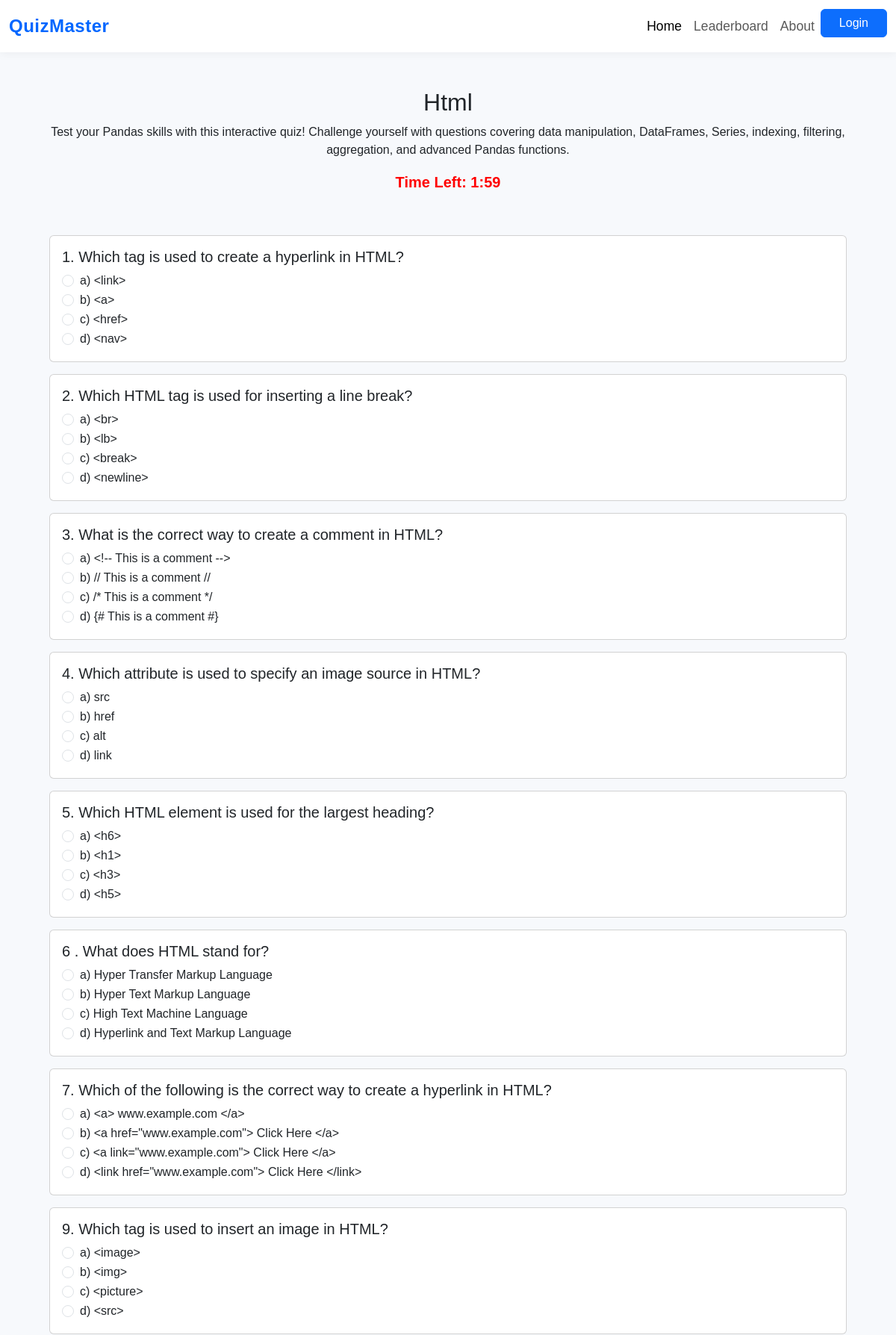
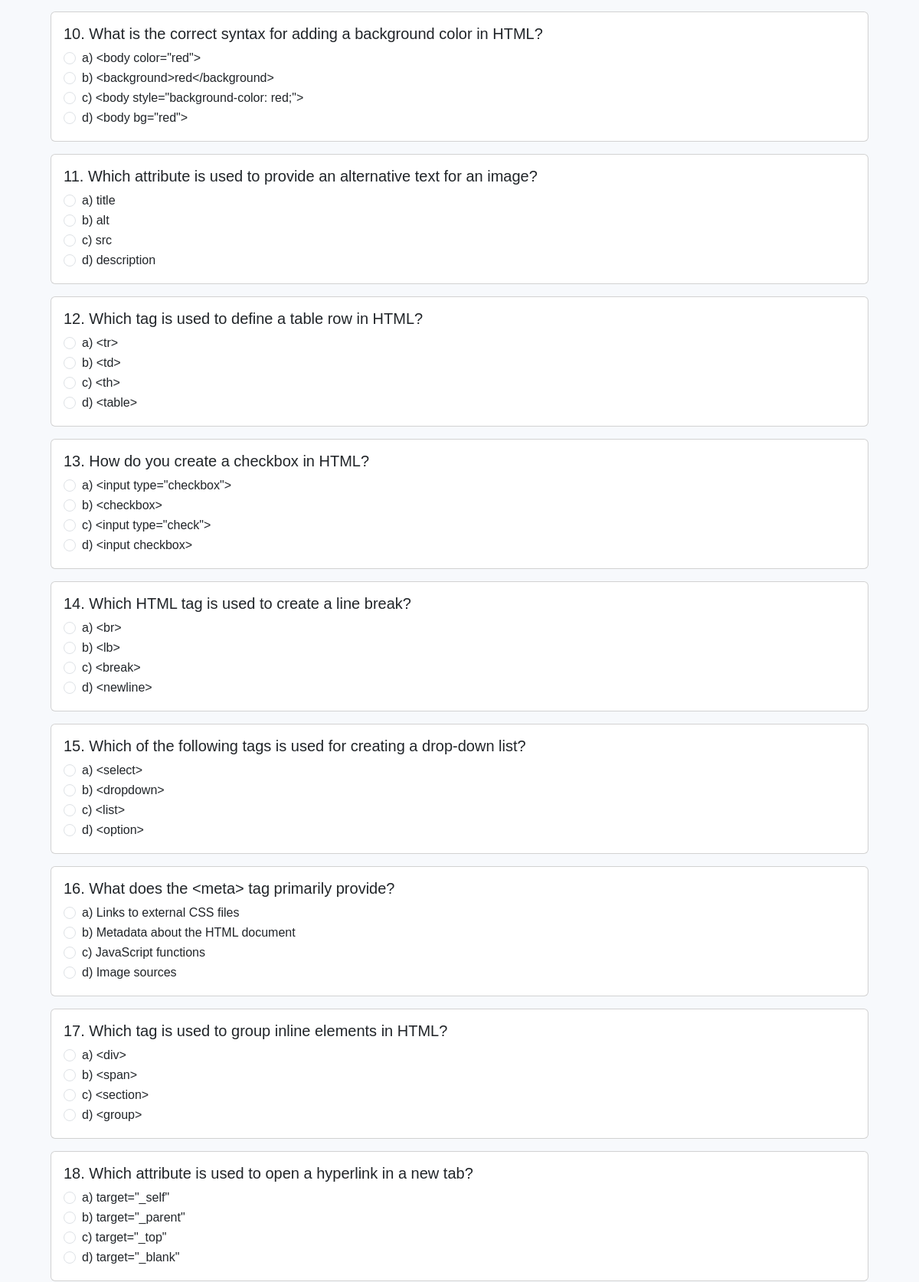
Screenshot of /quiz/2/ (upper part) with the database file from the repository (2 pictures, top to bottom).
### quiz/models.py (models this page shows, shortened)
class Quiz(models.Model):
    title = models.CharField(max_length=200)
    description = models.TextField(blank=True, null=True)
    image = models.ImageField(upload_to="quiz_images/", blank=True, null=True)
    created_at = models.DateTimeField(auto_now_add=True)
    duration = models.IntegerField(help_text="Duration in minutes", default=10)
    start_time = models.DateTimeField(default=now, help_text="Quiz Start Time")

class QuizQuestion(models.Model):
    quiz = models.ForeignKey(Quiz, on_delete=models.CASCADE, related_name="questions")
    question = models.TextField()
    option1 = models.CharField(max_length=255)
    option2 = models.CharField(max_length=255)
    option3 = models.CharField(max_length=255)
    option4 = models.CharField(max_length=255)
    correct_option = models.CharField(max_length=255)

### quiz/views.py (the view)
# urls.py: path("quiz/<int:quiz_id>/", views.quiz_detail, name='quiz_detail'),
def quiz_detail(request, quiz_id):
    quiz = get_object_or_404(Quiz, id=quiz_id)
    questions = quiz.questions.all()
    return render(request, "quiz.html", {"quiz": quiz, "questions": questions})

### templates/quiz.html (shortened to what this page needs)
{% extends "base.html" %}
{% block body %}
<div class="container mt-5">
    <h2 class="text-center">{{ quiz.title }}</h2>
    <p class="text-center">{{ quiz.description }}</p>
    <div id="timer" class="text-center my-3" style="font-size: 20px; font-weight: bold; color: red;"></div>
    <form id="quizForm" method="post" action="{% url 'submit_quiz' quiz.id %}" class="p-4">
        {% for question in questions %}
        <div class="card my-3">
            <div class="card-body">
                <h5>{{ question.question }}</h5>
                <div class="form-check">
                    <input class="form-check-input" type="radio" name="question_{{ question.id }}" value="{{ question.option1 }}">
                    <label class="form-check-label">{{ question.option1 }}</label>
                </div>
                <div class="form-check">
                    <input class="form-check-input" type="radio" name="question_{{ question.id }}" value="{{ question.option2 }}">
                    <label class="form-check-label">{{ question.option2 }}</label>
                </div>
                <div class="form-check">
                    <input class="form-check-input" type="radio" name="question_{{ question.id }}" value="{{ question.option3 }}">
                    <label class="form-check-label">{{ question.option3 }}</label>
                </div>
                <div class="form-check">
                    <input class="form-check-input" type="radio" name="question_{{ question.id }}" value="{{ question.option4 }}">
                    <label class="form-check-label">{{ question.option4 }}</label>
                </div>
            </div>
        </div>
        {% endfor %}
    </form>
</div>
{% endblock %}

### templates/base.html (style rules this page uses)
body { font-family: 'Poppins', sans-serif; background: #f7f9fc; }

### rows the page displays
Quiz: title "Html", description "Test your Pandas skills with this interactive quiz! Challenge yourself with questions covering data manipulation, DataFrames, Series, indexing, filtering, aggregation, and advanced Pandas functions."
QuizQuestion: question "1. Which tag is used to create a hyperlink in HTML?", option1 "a) <link>", option2 "b) <a>", option3 "c) <href>", option4 "d) <nav>"
QuizQuestion: question "2. Which HTML tag is used for inserting a line break?", option1 "a) <br>", option2 "b) <lb>", option3 "c) <break>", option4 "d) <newline>"
QuizQuestion: question "3. What is the correct way to create a comment in HTML?", option1 "a) <!-- This is a comment -->", option2 "b) // This is a comment //", option3 "c) /* This is a comment */", option4 "d) {# This is a comment #}"
QuizQuestion: question "4. Which attribute is used to specify an image source in HTML?", option1 "a) src", option2 "b) href", option3 "c) alt", option4 "d) link"
QuizQuestion: question "5. Which HTML element is used for the largest heading?", option1 "a) <h6>", option2 "b) <h1>", option3 "c) <h3>", option4 "d) <h5>"
QuizQuestion: question "6 . What does HTML stand for?", option1 "a) Hyper Transfer Markup Language", option2 "b) Hyper Text Markup Language", option3 "c) High Text Machine Language", option4 "d) Hyperlink and Text Markup Language"
QuizQuestion: question "7. Which of the following is the correct way to create a hyperlink in HTML?", option1 "a) <a> www.example.com </a>", option2 "b) <a href=\"www.example.com\"> Click Here </a>", option3 "c) <a link=\"www.example.com\"> Click Here </a>", option4 "d) <link href=\"www.example.com\"> Click Here </link>"
QuizQuestion: question "9. Which tag is used to insert an image in HTML?", option1 "a) <image>", option2 "b) <img>", option3 "c) <picture>", option4 "d) <src>"
QuizQuestion: question "10. What is the correct syntax for adding a background color in HTML?", option1 "a) <body color=\"red\">", option2 "b) <background>red</background>", option3 "c) <body style=\"background-color: red;\">", option4 "d) <body bg=\"red\">"
QuizQuestion: question "11. Which attribute is used to provide an alternative text for an image?", option1 "a) title", option2 "b) alt", option3 "c) src", option4 "d) description"
QuizQuestion: question "12. Which tag is used to define a table row in HTML?", option1 "a) <tr>", option2 "b) <td>", option3 "c) <th>", option4 "d) <table>"
QuizQuestion: question "13. How do you create a checkbox in HTML?", option1 "a) <input type=\"checkbox\">", option2 "b) <checkbox>", option3 "c) <input type=\"check\">", option4 "d) <input checkbox>"
QuizQuestion: question "14. Which HTML tag is used to create a line break?", option1 "a) <br>", option2 "b) <lb>", option3 "c) <break>", option4 "d) <newline>"
QuizQuestion: question "15. Which of the following tags is used for creating a drop-down list?", option1 "a) <select>", option2 "b) <dropdown>", option3 "c) <list>", option4 "d) <option>"
QuizQuestion: question "16. What does the <meta> tag primarily provide?", option1 "a) Links to external CSS files", option2 "b) Metadata about the HTML document", option3 "c) JavaScript functions", option4 "d) Image sources"
QuizQuestion: question "17. Which tag is used to group inline elements in HTML?", option1 "a) <div>", option2 "b) <span>", option3 "c) <section>", option4 "d) <group>"
QuizQuestion: question "18. Which attribute is used to open a hyperlink in a new tab?", option1 "a) target=\"_self\"", option2 "b) target=\"_parent\"", option3 "c) target=\"_top\"", option4 "d) target=\"_blank\""
